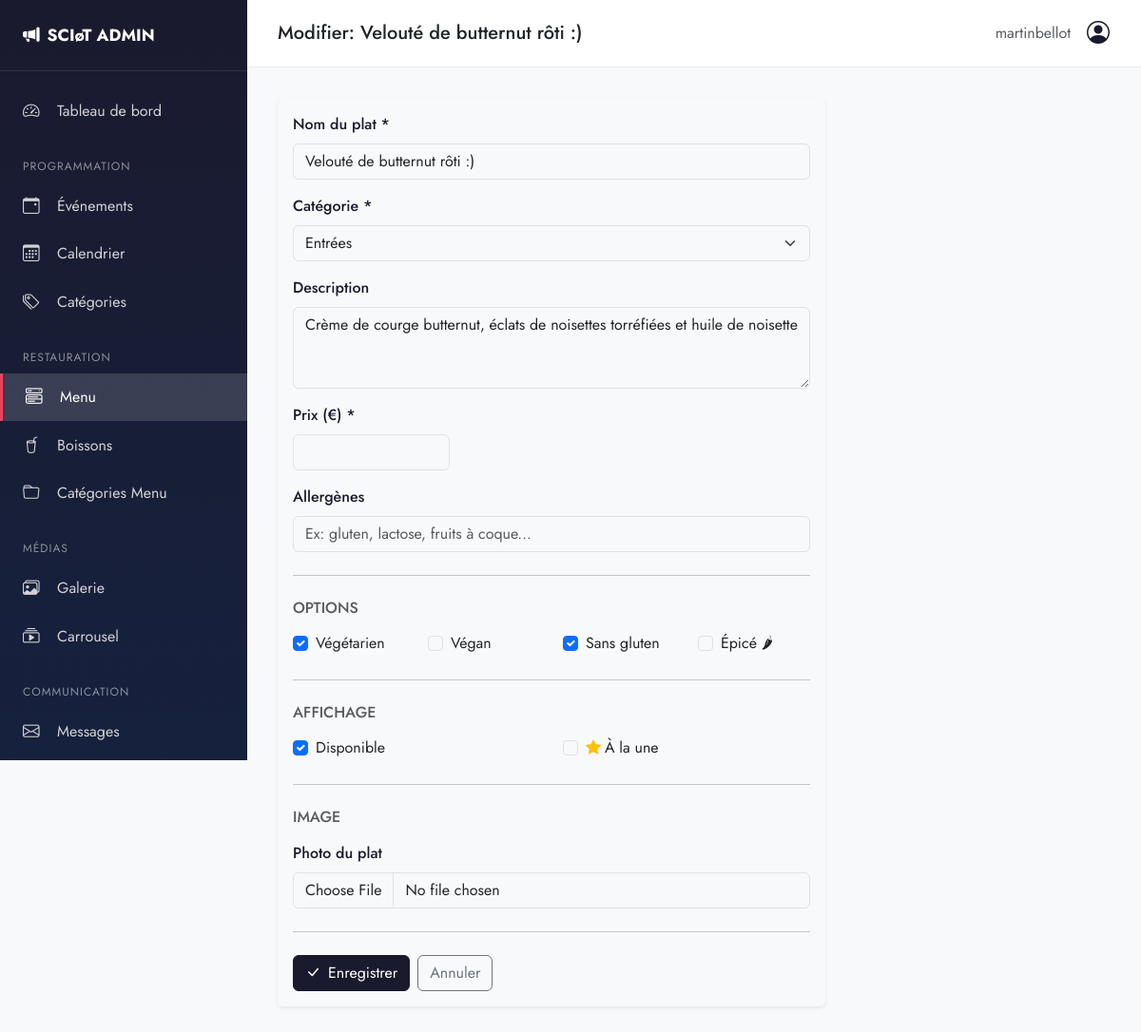
Page /admin-panel/menu/items/1/edit/ (signed in) on the committed database.
### menu/models.py (models this page shows, shortened)
class MenuItem(models.Model):
    category = models.ForeignKey(
        MenuCategory,
        on_delete=models.CASCADE,
        related_name='items',
        verbose_name="Catégorie"
    )
    name = models.CharField(max_length=200, verbose_name="Nom")
    description = models.TextField(blank=True, verbose_name="Description")
    price = models.DecimalField(max_digits=6, decimal_places=2, verbose_name="Prix (€)")
    is_vegetarian = models.BooleanField(default=False, verbose_name="Végétarien")
    is_vegan = models.BooleanField(default=False, verbose_name="Végan")
    is_gluten_free = models.BooleanField(default=False, verbose_name="Sans gluten")
    is_spicy = models.BooleanField(default=False, verbose_name="Épicé")
    image = models.ImageField(upload_to='menu/', blank=True, null=True, verbose_name="Image")
    is_available = models.BooleanField(default=True, verbose_name="Disponible")
    is_featured = models.BooleanField(default=False, verbose_name="À la une")
    allergens = models.TextField(blank=True, verbose_name="Allergènes")
    order = models.PositiveIntegerField(default=0, verbose_name="Ordre d'affichage")
    created_at = models.DateTimeField(auto_now_add=True)
    updated_at = models.DateTimeField(auto_now=True)
    class Meta:
        verbose_name = "Item du menu"
        verbose_name_plural = "Items du menu"
        ordering = ['category__order', 'order', 'name']

class MenuCategory(models.Model):
    name = models.CharField(max_length=100, verbose_name="Nom")
    slug = models.SlugField(unique=True)
    description = models.TextField(blank=True, verbose_name="Description")
    icon = models.CharField(max_length=50, blank=True, verbose_name="Icône Bootstrap")
    order = models.PositiveIntegerField(default=0, verbose_name="Ordre d'affichage")
    is_active = models.BooleanField(default=True, verbose_name="Active")
    class Meta:
        verbose_name = "Catégorie du menu"
        verbose_name_plural = "Catégories du menu"
        ordering = ['order', 'name']

### admin_custom/views.py (the view, shortened to what this page needs)
# urls.py: path('menu/items/<int:pk>/edit/', views.menu_item_edit, name='menu_item_edit'),
@login_required
@user_passes_test(is_staff)
def menu_item_edit(request, pk):
    item = get_object_or_404(MenuItem, pk=pk)
    categories = MenuCategory.objects.all()
    return render(request, 'admin_custom/menu/item_form.html', {
        'categories': categories,
        'item': item,
        'title': f'Modifier: {item.name}',
    })

### admin_custom/views.py (called while the page is built)
def is_staff(user):
    return user.is_staff

### templates/admin_custom/menu/item_form.html (shortened to what this page needs)
{% extends 'admin_custom/base.html' %}
{% block page_title %}{{ title }}{% endblock %}
{% block content %}
<div class="row">
    <div class="col-12 col-lg-8">
        <div class="card border-0 shadow-sm">
            <div class="card-body">
                <form method="post" enctype="multipart/form-data">
                    <div class="mb-3">
                        <label class="form-label">Nom du plat *</label>
                        <input type="text" name="name" class="form-control" value="{{ item.name|default:'' }}" required>
                    </div>
                    <div class="mb-3">
                        <label class="form-label">Catégorie *</label>
                        <select name="category" class="form-select" required>
                            {% for cat in categories %}
                            <option value="{{ cat.id }}" {% if item.category_id == cat.id %}selected{% endif %}>{{ cat.name }}</option>
                            {% endfor %}
                        </select>
                    </div>
                    <div class="mb-3">
                        <label class="form-label">Description</label>
                        <textarea name="description" class="form-control" rows="3">{{ item.description|default:'' }}</textarea>
                    </div>
                    <div class="row mb-3">
                        <div class="col-md-4">
                            <label class="form-label">Prix (€) *</label>
                            <input type="number" name="price" class="form-control" step="0.01" min="0" value="{{ item.price|default:'0' }}" required>
                        </div>
                    </div>
                    <div class="mb-3">
                        <label class="form-label">Allergènes</label>
                        <input type="text" name="allergens" class="form-control" value="{{ item.allergens|default:'' }}" placeholder="Ex: gluten, lactose, fruits à coque...">
                    </div>
                    <hr class="my-4">
                    <h6 class="text-muted mb-3">OPTIONS</h6>
                    <div class="row mb-3">
                        <div class="col-6 col-md-3">
                            <div class="form-check">
                                <input type="checkbox" name="is_vegetarian" class="form-check-input" id="is_vegetarian" {% if item.is_vegetarian %}checked{% endif %}>
                                <label class="form-check-label" for="is_vegetarian">Végétarien</label>
                            </div>
                        </div>
                        <div class="col-6 col-md-3">
                            <div class="form-check">
                                <input type="checkbox" name="is_vegan" class="form-check-input" id="is_vegan" {% if item.is_vegan %}checked{% endif %}>
                                <label class="form-check-label" for="is_vegan">Végan</label>
                            </div>
                        </div>
                        <div class="col-6 col-md-3">
                            <div class="form-check">
                                <input type="checkbox" name="is_gluten_free" class="form-check-input" id="is_gluten_free" {% if item.is_gluten_free %}checked{% endif %}>
                                <label class="form-check-label" for="is_gluten_free">Sans gluten</label>
                            </div>
                        </div>
                        <div class="col-6 col-md-3">
                            <div class="form-check">
                                <input type="checkbox" name="is_spicy" class="form-check-input" id="is_spicy" {% if item.is_spicy %}checked{% endif %}>
                                <label class="form-check-label" for="is_spicy">Épicé 🌶</label>
                            </div>
                        </div>
                    </div>
                    <hr class="my-4">
                    <h6 class="text-muted mb-3">AFFICHAGE</h6>
                    <div class="row mb-3">
                        <div class="col-md-6">
                            <div class="form-check">
                                <input type="checkbox" name="is_available" class="form-check-input" id="is_available" {% if item.is_available or not item %}checked{% endif %}>
                                <label class="form-check-label" for="is_available">Disponible</label>
                            </div>
                        </div>
                        <div class="col-md-6">
                            <div class="form-check">
                                <input type="checkbox" name="is_featured" class="form-check-input" id="is_featured" {% if item.is_featured %}checked{% endif %}>
                                <label class="form-check-label" for="is_featured">
                                    <i class="bi bi-star-fill text-warning me-1"></i>À la une
                                </label>
                            </div>
                        </div>
                    </div>
                    <hr class="my-4">
                    <h6 class="text-muted mb-3">IMAGE</h6>
                    <div class="mb-3">
                        <label class="form-label">Photo du plat</label>
                        <input type="file" name="image" class="form-control" accept="image/*">
                    </div>
                    <hr class="my-4">
                    <div class="d-flex gap-2">
                        <button type="submit" class="btn btn-primary">
                            <i class="bi bi-check-lg me-2"></i>{% if item %}Enregistrer{% else %}Ajouter au menu{% endif %}
                        </button>
                        <a href="{% url 'admin_custom:menu' %}" class="btn btn-outline-secondary">Annuler</a>
                    </div>
                </form>
            </div>
        </div>
    </div>
</div>
{% endblock %}

### templates/admin_custom/base.html (shortened to what this page needs)
{% load static %}
<!DOCTYPE html>
<html lang="fr">
<head>
    <link rel="stylesheet" href="https://cdn.jsdelivr.net/npm/bootstrap-icons@1.11.0/font/bootstrap-icons.css">
    <link href="https://cdn.jsdelivr.net/npm/bootstrap@5.3.0/dist/css/bootstrap.min.css" rel="stylesheet">
</head>
<body>
    <aside class="sidebar" id="sidebar">
        <div class="sidebar-header">
            <a href="{% url 'admin_custom:dashboard' %}" class="sidebar-brand">
                <i class="bi bi-megaphone-fill"></i>
                SCIøT ADMIN
            </a>
        </div>
        <nav class="sidebar-nav">
            <a href="{% url 'admin_custom:dashboard' %}" class="sidebar-link {% if request.resolver_match.url_name == 'dashboard' %}active{% endif %}">
                <i class="bi bi-speedometer2"></i>
                Tableau de bord
            </a>
            <div class="nav-section">Programmation</div>
            <a href="{% url 'admin_custom:events' %}" class="sidebar-link {% if 'events' in request.resolver_match.url_name %}active{% endif %}">
                <i class="bi bi-calendar-event"></i>
                Événements
            </a>
            <a href="{% url 'admin_custom:events_calendar' %}" class="sidebar-link {% if request.resolver_match.url_name == 'events_calendar' %}active{% endif %}">
                <i class="bi bi-calendar3"></i>
                Calendrier
            </a>
            <a href="{% url 'admin_custom:event_categories' %}" class="sidebar-link">
                <i class="bi bi-tags"></i>
                Catégories
            </a>
            <div class="nav-section">Restauration</div>
            <a href="{% url 'admin_custom:menu' %}" class="sidebar-link {% if 'menu' in request.resolver_match.url_name %}active{% endif %}">
                <i class="bi bi-menu-button-wide"></i>
                Menu
            </a>
            <a href="{% url 'admin_custom:drinks' %}" class="sidebar-link">
                <i class="bi bi-cup-straw"></i>
                Boissons
            </a>
            <a href="{% url 'admin_custom:menu_categories' %}" class="sidebar-link">
                <i class="bi bi-folder"></i>
                Catégories Menu
            </a>
            <div class="nav-section">Médias</div>
            <a href="{% url 'admin_custom:media' %}" class="sidebar-link {% if request.resolver_match.url_name == 'media' %}active{% endif %}">
                <i class="bi bi-images"></i>
                Galerie
            </a>
            <a href="{% url 'admin_custom:carousel' %}" class="sidebar-link">
                <i class="bi bi-collection-play"></i>
                Carrousel
            </a>
            <div class="nav-section">Communication</div>
            <a href="{% url 'admin_custom:messages' %}" class="sidebar-link {% if 'message' in request.resolver_match.url_name %}active{% endif %}">
                <i class="bi bi-envelope"></i>
                Messages
            </a>
        </nav>
    </aside>
    <main class="main-content">
        <header class="top-navbar d-flex align-items-center justify-content-between">
            <div class="d-flex align-items-center">
                <h5 class="mb-0">{% block page_title %}Dashboard{% endblock %}</h5>
            </div>
            <div class="d-flex align-items-center gap-3">
                <span class="text-muted">{{ user.username }}</span>
                <div class="dropdown">
                    <button class="btn btn-link p-0" data-bs-toggle="dropdown">
                        <i class="bi bi-person-circle fs-4 text-primary"></i>
                    </button>
                </div>
            </div>
        </header>
        <div class="page-content">
            {% block content %}{% endblock %}
        </div>
    </main>
</body>
</html>

### rows in the picture
MenuItem: name "Velouté de butternut rôti :)", category "Entrées", description "Crème de courge butternut, éclats de noisettes torréfiées et huile de noisette", is_vegetarian "☑", is_gluten_free "☑", is_available "☑"

### other values in the picture
{{ title }} "Modifier: Velouté de butternut rôti :)"
{{ user.username }} "martinbellot"
